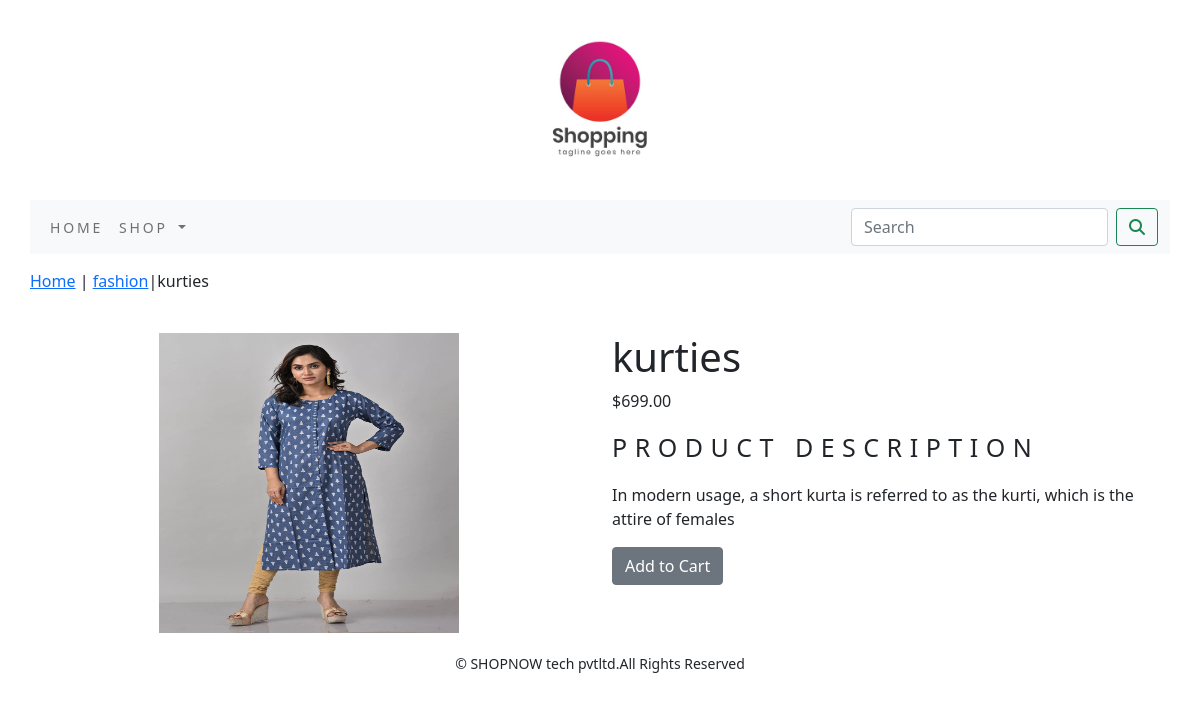
Page /shop/fashion/kurties/ on the committed database.
### shop/models.py (models this page shows, shortened)
class Product(models.Model):
    name = models.CharField(max_length=250, unique=True)
    slug = models.SlugField(max_length=250, unique=True)
    description = models.TextField(blank=True)
    price = models.DecimalField(max_digits=10, decimal_places=2)
    category = models.ForeignKey(Category, on_delete=models.CASCADE)
    image = models.ImageField(upload_to='product', blank=True)
    stock = models.IntegerField()
    available = models.BooleanField(default=True)
    created = models.DateTimeField(auto_now_add=True)
    updated = models.DateTimeField(auto_now=True)
    class Meta:
        ordering: ('name',)
        verbose_name = 'product'
        verbose_name_plural = 'products'

class Category(models.Model):
    name = models.CharField(max_length=250, unique=True)
    slug = models.SlugField(max_length=250, unique=True)
    desc = models.TextField(blank=True)
    image = models.ImageField(upload_to='category', blank=True)
    class Meta:
        ordering: ('name',)
        verbose_name = 'category'
        verbose_name_plural = 'categories'
    def get_url(self):
        return reverse('shop:product_by_category', args=[self.slug])
    def __str__(self):
        return '{}'.format(self.name)

### shop/views.py (the view)
# urls.py: path('<slug:c_slug>/<slug:product_slug>/', views.proDetail, name='prodCatdetail'),
def proDetail(request, c_slug, product_slug):
    try:
        product = Product.objects.get(category__slug=c_slug, slug=product_slug)
    except Exception as e:
        raise e
    return render(request, 'product.html', {'product': product})

### cart/context_processors.py (called while the page is built)
def counter(request):
    item_count=0
    if 'admin' in request.path:
        return  {}
    else:
        try:
            cart=Cart.objects.filter(cart_id=_cart_id(request))
            cart_items=CartItem.objects.all().filter(cart=cart[:1])
            for cart_item in cart_items:
                item_count +=cart_item.quantity
        except Cart.DoesNotExist:
            item_count =0
    return dict(item_count=item_count)

### cart/views.py (called while the page is built)
def _cart_id(request):
    cart = request.session.session_key
    if not cart:
        cart = request.session.create()
    return cart

### shop/context_processors.py (called while the page is built)
def menu_links(request):
    links=Category.objects.all()
    return dict(links=links)

### template/product.html (shortened to what this page needs)
{% extends 'base.html' %}
{% load static %}
{% block content %}
<div class="row my_product_row_class">
    <div class="mx-auto">
        <p><a href="{% url 'shop:allProdCat' %}">Home</a> | <a href="{{product.category.get_url}}">{{product.category}}</a>|{{product.name}}</p>
    </div>
<div class="container">
<br>
<div class="row">
    <div class="col-12 col-sm-12 col-md-12 col-lg-6 text-center">
        <div style="min-width:18rem">
            <img src="{{product.image.url}}" height="300px" width="300px" alt="{{product.name}}">
        </div>
    </div>
        <div class="col-12 col-sm-12 col-md-12 col-lg-6">
            <div>
            <h1 class="my_product_title">{{product.name}}</h1>
            <p >${{product.price}}</p>
            <p class="my_title">Product Description</p>
            <p class="text-justify my_product_text">{{product.description}}</p>
            {% if product.stock <= 0 %}
            <p class="text-justify my_prod_text"><b>Out of Stock</b></p>
            {% else %}
            <a class="btn btn-secondary" href="{% url 'cart:add_cart' product.id %}">Add to Cart</a>
            {% endif %}
        </div>
    </div>
</div>
</div>
    </div>
{% endblock %}

### static/css/custom.css (style rules this page uses)
.my_title { font-size:25px; text-transform:uppercase; letter-spacing:.3em; }
.my_product_row_class { padding-top:15px; padding-bottom:20px; }
.my_product_text { padding-right }

### rows in the picture
Product: category "fashion", name "kurties", image (picture), price "699.00", description "In modern usage, a short kurta is referred to as the kurti, which is the attire of females"
